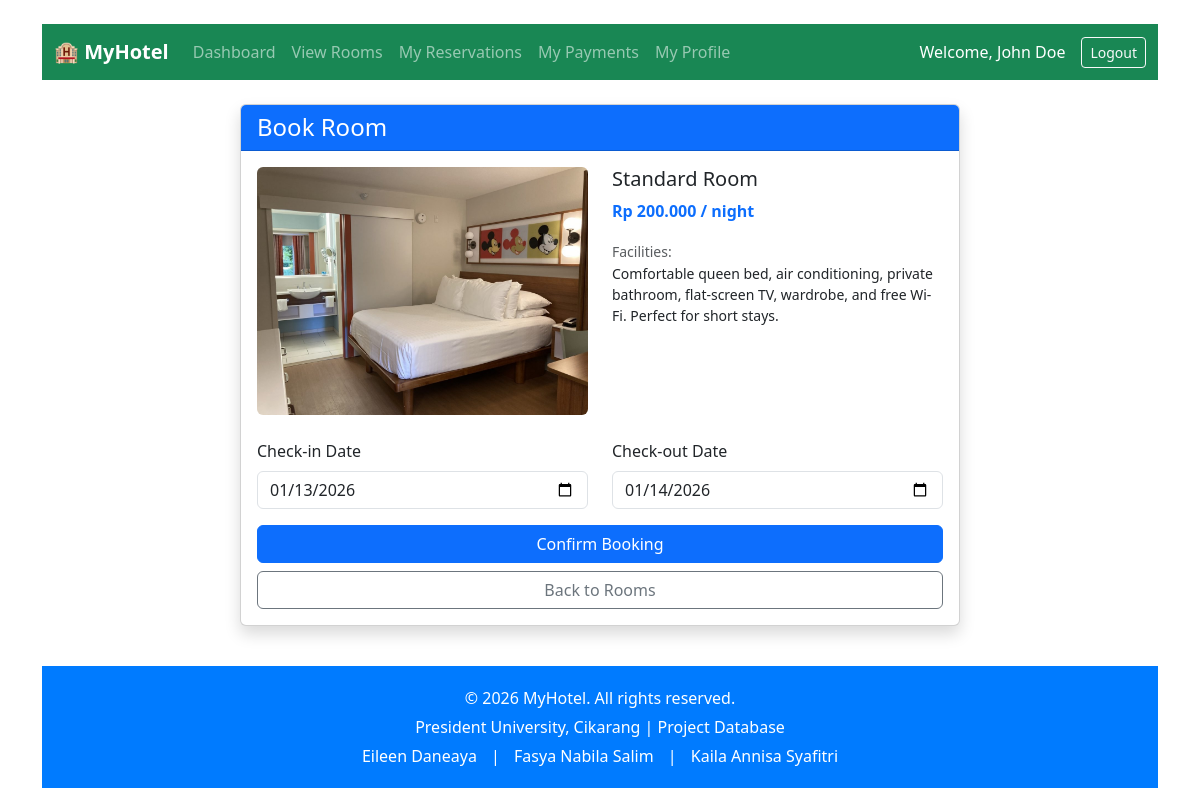
Screenshot of /add_reservation.php?room_id=7 (signed in) with the database file from the repository.
### tables this page shows
CREATE TABLE `rooms` (
  `id` int(11) NOT NULL,
  `type` varchar(50) NOT NULL,
  `price_per_night` decimal(10,2) NOT NULL,
  `status` enum('Available','Booked') DEFAULT 'Available',
  `image` varchar(255) DEFAULT NULL,
  `description` text DEFAULT NULL,
  `facilities` text DEFAULT NULL
);

### add_reservation.php (the view, shortened to what this page needs)
<?php
include 'head.php';
include 'config/database.php';
include 'customer_nav.php';
$room_id = $_GET['room_id'] ?? null;
$room_query = "SELECT * FROM rooms WHERE id = $room_id AND status = 'Available'";
$room_result = mysqli_query($conn, $room_query);
$room = mysqli_fetch_assoc($room_result);
?>
<div class="container-fluid mt-4">
    <div class="row">
        <div class="col-md-8 mx-auto">
            <div class="card shadow">
                <div class="card-header bg-primary text-white">
                    <h4 class="mb-0">Book Room</h4>
                </div>
                <div class="card-body">
                    <div class="row mb-4">
                        <div class="col-md-6">
                            <?php if (!empty($room['image'])): ?>
                                <img src="uploads/<?= htmlspecialchars($room['image']) ?>" class="img-fluid rounded" alt="<?= htmlspecialchars($room['type']) ?>">
                            <?php else: ?>
                                <div class="bg-light rounded d-flex align-items-center justify-content-center" style="height: 200px;">
                                    <i class="bi bi-house-door text-muted" style="font-size: 3rem;"></i>
                                </div>
                            <?php endif; ?>
                        </div>
                        <div class="col-md-6">
                            <h5><?= htmlspecialchars($room['type']) ?></h5>
                            <p class="text-primary fw-bold">Rp <?= number_format($room['price_per_night'], 0, ',', '.') ?> / night</p>
                            <?php if (!empty($room['facilities'])): ?>
                                <div class="mt-3">
                                    <small class="text-muted">Facilities:</small>
                                    <p class="small mb-0"><?= htmlspecialchars($room['facilities']) ?></p>
                                </div>
                            <?php endif; ?>
                        </div>
                    </div>
                    <form method="POST" action="">
                        <div class="row">
                            <div class="col-md-6">
                                <div class="mb-3">
                                    <label for="check_in" class="form-label">Check-in Date</label>
                                    <input type="date" class="form-control" id="check_in" name="check_in" required
                                           min="<?= date('Y-m-d') ?>" value="<?= date('Y-m-d') ?>">
                                </div>
                            </div>
                            <div class="col-md-6">
                                <div class="mb-3">
                                    <label for="check_out" class="form-label">Check-out Date</label>
                                    <input type="date" class="form-control" id="check_out" name="check_out" required
                                           min="<?= date('Y-m-d', strtotime('+1 day')) ?>"
                                           value="<?= date('Y-m-d', strtotime('+1 day')) ?>">
                                </div>
                            </div>
                        </div>
                        <div class="d-grid gap-2">
                            <button type="submit" class="btn btn-primary">Confirm Booking</button>
                            <a href="view_rooms.php" class="btn btn-outline-secondary">Back to Rooms</a>
                        </div>
                    </form>
                </div>
            </div>
        </div>
    </div>
</div>
<?php include 'footer.php'; ?>

### rows the page displays
rooms: image (picture), type "Standard Room", price_per_night "200.000", facilities "Comfortable queen bed, air conditioning, private bathroom, flat-screen TV, wardrobe, and free Wi-Fi. Perfect for short stays."

### other values shown
$_SESSION['customer_name'] "John Doe"
